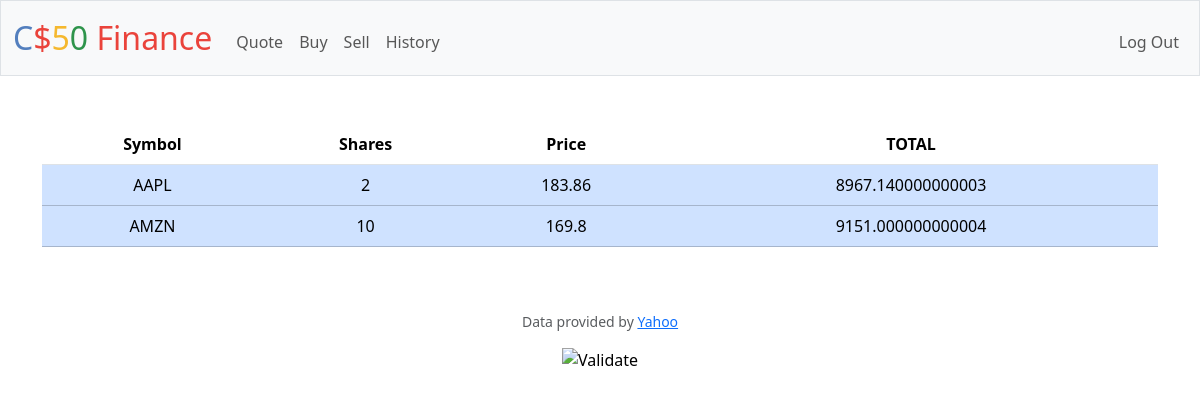
The page / (signed in) on the database its author committed.
### tables this page shows
CREATE TABLE purchases(id INTEGER PRIMARY KEY AUTOINCREMENT NOT NULL, user_id INTEGER, username TEXT NOT NULL, symbol TEXT NOT NULL, month INTEGER NOT NULL, day INTEGER NOT NULL, year INTEGER NOT NULL, history INTEGER NOT NULL, total INTEGER NOT NULL, shares INTEGER NOT NULL, amount INTEGER NOT NULL, FOREIGN KEY(user_id) REFERENCES users(id));

### app.py (the view)
@app.route("/")
@login_required
def index():
    rows = db.execute("SELECT * FROM purchases WHERE user_id = ? GROUP BY symbol, shares, amount", session["user_id"])
    return render_template("index.html", rows=rows)

### app.py (called while the page is built)
@app.after_request
def after_request(response):
    response.headers["Cache-Control"] = "no-cache, no-store, must-revalidate"
    response.headers["Expires"] = 0
    response.headers["Pragma"] = "no-cache"
    return response

### helpers.py (called while the page is built)
def login_required(f):
    @wraps(f)
    def decorated_function(*args, **kwargs):
        if session.get("user_id") is None:
            return redirect("/login")
        return f(*args, **kwargs)
    return decorated_function

### templates/index.html (shortened to what this page needs)
{% extends "layout.html" %}
{% block main %}
    <table class = "table">
        <thead>
            <tr>
                <th>Symbol</th>
                <th>Shares</th>
                <th>Price</th>
                <th>TOTAL</th>
            </tr>
        </thead>
        <tbody>
            {% for row in rows %}
                <tr class = "table-primary">
                    <td>{{row["symbol"]}}</td>
                    <td>{{row["shares"]}}</td>
                    <td>{{row["amount"]}}</td>
                    <td>{{row["total"]}}</td>
                </tr>
            {% endfor %}
        </tbody>
    </table>
{% endblock %}

### rows shown on the page
purchases: symbol "AAPL", shares "2", amount "183.86", total "8967.140000000003"
purchases: symbol "AMZN", shares "10", amount "169.8", total "9151.000000000004"
